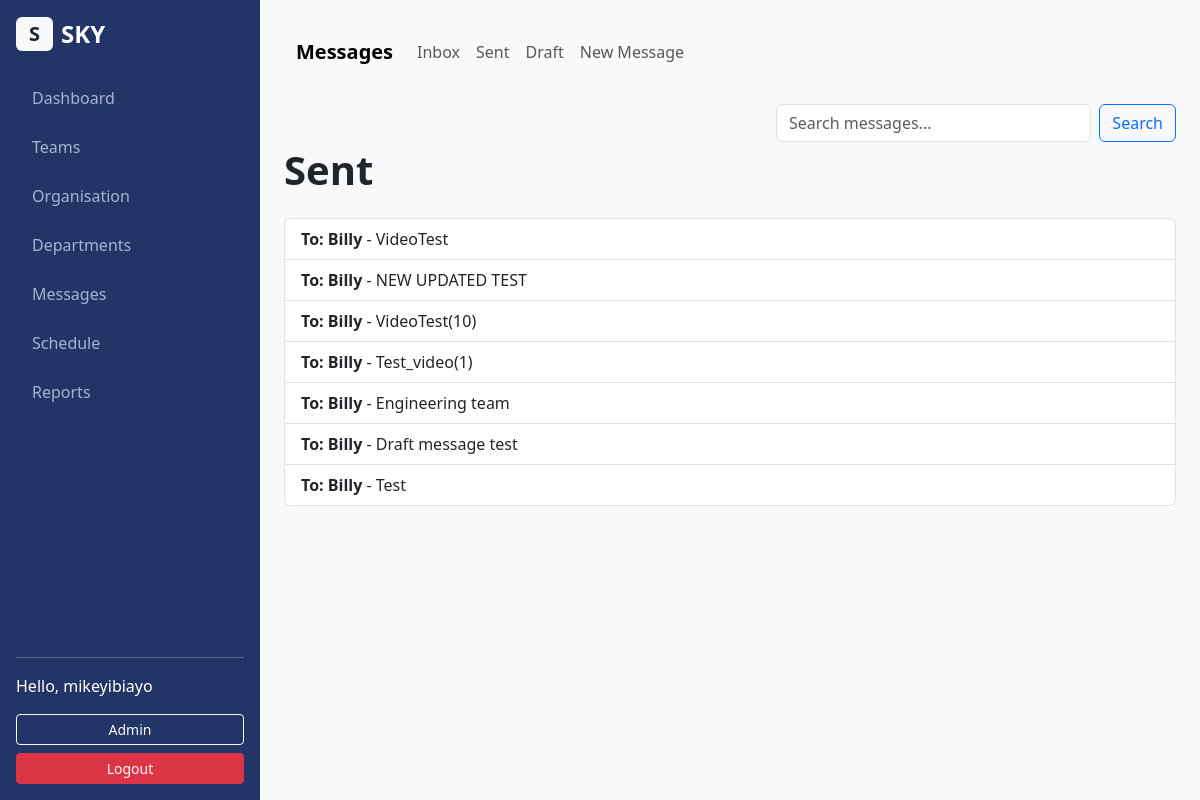
Screenshot of /sent/ (signed in) with the database file from the repository.
### messages/models.py (models this page shows, shortened)
class Message(models.Model):
    sender = models.ForeignKey(
        User,
        on_delete=models.CASCADE,
        related_name='sent_messages'
    )
    recipient = models.ForeignKey(
        User,
        on_delete=models.CASCADE,
        related_name='received_messages'
    )
    subject = models.CharField(max_length=200)
    body = models.TextField()
    is_draft = models.BooleanField(default=False)
    created_at = models.DateTimeField(auto_now_add=True)

### messages/views.py (the view)
# urls.py: path('sent/', views.sent, name='sent'),
@login_required
def sent(request):
    sent_messages = Message.objects.filter(
        sender=request.user,
        is_draft=False
    ).order_by('-created_at')
    return render(request, 'messages/sent.html', {
        'sent_messages': sent_messages
    })

### messages/templates/messages/sent.html (shortened to what this page needs)
{% extends "messages/base_messages.html" %}
{% block messages_content %}
<h1 class="mb-4">Sent</h1>
<div class="list-group">
    {% for message in sent_messages %}
        <a href="{% url 'messages:message_detail' message.id %}" class="list-group-item list-group-item-action">
            <strong>To: {{ message.recipient.username }}</strong> - {{ message.subject }}
        </a>
    {% empty %}
        <div class="list-group-item text-center text-muted">
            No sent messages found.
        </div>
    {% endfor %}
</div>
{% endblock %}

### templates/base.html (shortened to what this page needs)
<!DOCTYPE html>
<html lang="en">
<head>
    {% load static %}
    <link href="https://cdn.jsdelivr.net/npm/bootstrap@5.3.8/dist/css/bootstrap.min.css" rel="stylesheet">
    <link rel="stylesheet" href="{% static 'style.css' %}">
</head>
<body>
    <div class="d-flex" style="min-height: 100vh;">
        <nav class="sidebar d-flex flex-column p-3">
            <a href="{% url 'messages:inbox' %}" class="d-flex align-items-center mb-4 me-md-auto text-white text-decoration-none">
                <span class="badge bg-light text-dark me-2 fs-5">S</span>
                <span class="fs-4 fw-bold">SKY</span>
            </a>
            <ul class="nav nav-pills flex-column mb-auto">
                <li class="nav-item">
                    <a href="#" class="nav-link text-white">
                        Dashboard
                    </a>
                </li>
                <li class="nav-item">
                    <a href="#" class="nav-link text-white">
                        Teams
                    </a>
                </li>
                <li class="nav-item">
                    <a href="{% url 'organisation' %}" class="nav-link text-white">
                        Organisation
                    </a>
                </li>
                <li class="nav-item">
                    <a href="{% url 'departments' %}" class="nav-link text-white">
                        Departments
                    </a>
                </li>
                <li class="nav-item">
                    <a href="{% url 'messages:inbox' %}" class="nav-link text-white">
                        Messages
                    </a>
                </li>
                <li class="nav-item">
                    <a href="#" class="nav-link text-white">
                        Schedule
                    </a>
                </li>
                <li class="nav-item">
                    <a href="#" class="nav-link text-white">
                        Reports
                    </a>
                </li>
            </ul>
            <hr class="text-white">
            <div>
                {% if user.is_authenticated %}
                    <span class="d-block mb-3 text-white">Hello, {{ user.username }}</span>
                    {% if user.is_staff %}
                        <a href="/admin/" class="btn btn-sm btn-outline-light w-100 mb-2">Admin</a>
                    {% endif %}
                    <a href="{% url 'logout' %}" class="btn btn-sm btn-danger w-100">Logout</a>
                {% else %}
                    <a href="{% url 'login' %}" class="btn btn-sm btn-primary w-100 mb-2">Login</a>
                    <a href="{% url 'signup' %}" class="btn btn-sm btn-success w-100">Sign Up</a>
                {% endif %}
            </div>
        </nav>
        <main class="main-content bg-light">
            <div class="container p-4">
                {% block content %}
                {% endblock %}
            </div>
        </main>
    </div>
</body>
</html>

### static/style.css (style rules this page uses)
body { background-color: #f8f9fa; }
h1 { font-weight: 700; }
.sidebar { width: 260px; background-color: #233566; flex-shrink: 0; }
.sidebar .nav-link { color: #a5b4d3 !important; margin-bottom: 5px; border-radius: 8px; padding: 10px 16px; }
.main-content { flex-grow: 1; height: 100vh; overflow-y: auto; }

### rows the page displays
Message: recipient.username "Billy", subject "VideoTest"
Message: recipient.username "Billy", subject "NEW UPDATED TEST"
Message: recipient.username "Billy", subject "VideoTest(10)"
Message: recipient.username "Billy", subject "Test_video(1)"
Message: recipient.username "Billy", subject "Engineering team"
Message: recipient.username "Billy", subject "Draft message test"
Message: recipient.username "Billy", subject "Test"

### other values shown
{{ user.username }} "mikeyibiayo"
